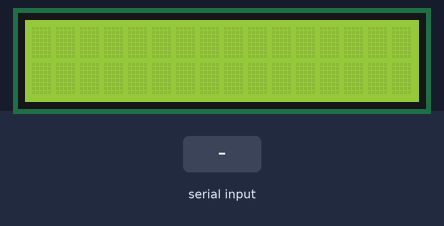
A sketch run on a simulated Arduino Uno, built with avr-gcc and run on an emulated ATmega328P. On the bench: 16×2 character LCD. The inputs (shaded band) are chosen by the test bench. What the sketch prints to the serial monitor is not drawn.

Above: at 1.2 s.
1.3 s: "90,45\n" received over Serial
At 2.9 s:
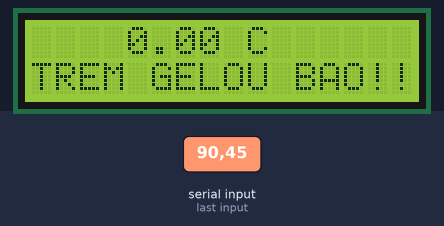
3.8 s: "30,150\n" received over Serial
At 4.6 s:
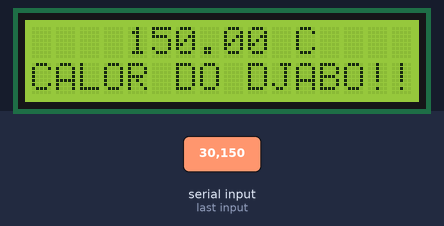
6.3 s: "5\n" received over Serial
At 6.7 s:
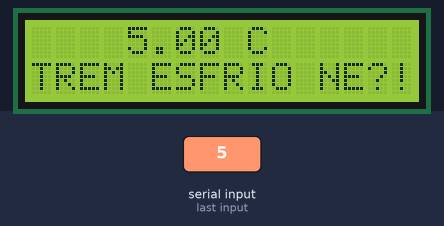
Timing chart, 0 to 9.3 s (numbered marks = the images above; inputs shaded):
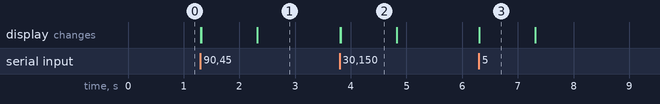

Measured:
- after the input at 1.3 s, the display: first changes at once (image 1 shows a later state)
- after the input at 3.8 s, the display: first changes at once (image 2 shows a later state)
- after the input at 6.3 s, the display: changes at once (image 3)
- what the display in image 2 shows lasts 1.0 s, from 3.8 s to 4.8 s

The sketch:

placa2.ino
```cpp
#include <LiquidCrystal.h>

char degree = 176; // Código ASCII para o símbolo de grau
LiquidCrystal lcd(13, 12, 11, 10, 9, 8);
float temp= 0.0;

void setup() {
    lcd.begin(16, 2);
    Serial.begin(9600);
}

void loop() {
    if (Serial.available()>0) {
        temp= Serial.parseFloat();
        Serial.println(temp);

        lcd.clear();
        lcd.setCursor(4, 0);
        lcd.print(temp);
        lcd.print(" C");

        if (temp < -10) {
            lcd.setCursor(0, 1);
            lcd.print("FRIIII DEMAIS!!!");
        } else if (temp > -10 && temp <= 0) {
            lcd.setCursor(0, 1);
            lcd.print("TREM GELOU BAO!!");
        } else if (temp > 0 && temp <= 18) {
            lcd.setCursor(0, 1);
            lcd.print("TREM ESFRIO NE?!");
        } else if (temp > 18 && temp <= 50) {
            lcd.setCursor(0, 1);
            lcd.print("PASSANDO DE BAO!");
        } else if (temp > 50 && temp <= 60) {
            lcd.setCursor(0, 1);
            lcd.print("TREM ESQUENTOU!!");
        } else if (temp > 60 && temp <= 80) {
            lcd.setCursor(0, 1);
            lcd.print("VAI SE HIDRATAR!");
        } else if (temp > 80 && temp <= 110) {
            lcd.setCursor(0, 1);
            lcd.print("CORRE PRA SOMBRA");
        } else if (temp > 110) {
            lcd.setCursor(0, 1);
            lcd.print("CALOR DO DJABO!!");
        }

    }
}
```
